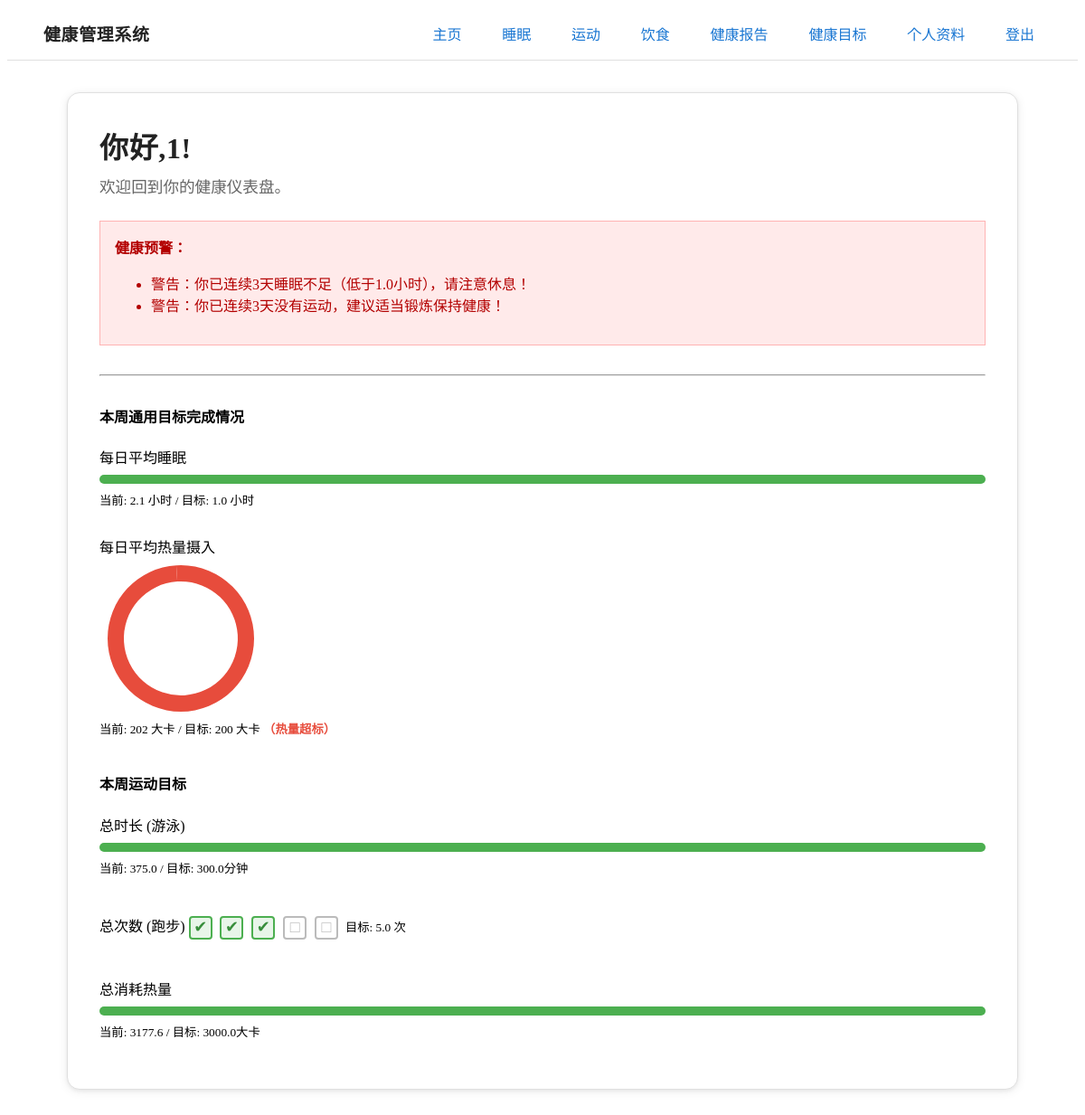
The app's page /index (signed in) with its own data.
### app/models.py (models this page shows, shortened)
class User(UserMixin, db.Model):
    id = db.Column(db.Integer, primary_key=True)
    username = db.Column(db.String(64), index=True, unique=True)
    email = db.Column(db.String(120), index=True, unique=True)
    password_hash = db.Column(db.String(128))
    gender = db.Column(db.String(10), nullable=True)
    age = db.Column(db.Integer, nullable=True)
    height = db.Column(db.Float, nullable=True) # in cm
    weight = db.Column(db.Float, nullable=True) # in kg
    bmi = db.Column(db.Float, nullable=True)
    goal = db.relationship('Goal', backref='user', uselist=False) # One-to-one relationship
    sleep_records = db.relationship('SleepRecord', backref='author', lazy='dynamic')
    exercise_records = db.relationship('ExerciseRecord', backref='author', lazy='dynamic')
    diet_records = db.relationship('DietRecord', backref='author', lazy='dynamic')

class Goal(db.Model):
    id = db.Column(db.Integer, primary_key=True)
    target_sleep_hours = db.Column(db.Float, nullable=True)
    target_calorie_intake = db.Column(db.Integer, nullable=True)
    user_id = db.Column(db.Integer, db.ForeignKey('user.id'))

class ExerciseGoal(db.Model):
    id = db.Column(db.Integer, primary_key=True)
    user_id = db.Column(db.Integer, db.ForeignKey('user.id'), nullable=False)
    goal_type = db.Column(db.String(50), nullable=False) # e.g., 'duration', 'frequency', 'distance'
    target_value = db.Column(db.Float, nullable=False)
    exercise_type = db.Column(db.String(50)) # e.g., '跑步' for a frequency goal
    time_period = db.Column(db.String(20), default='weekly') # 'weekly' or 'monthly'
    user = db.relationship('User', backref=db.backref('exercise_goals', lazy='dynamic'))

### app/routes.py (the view)
@app.route('/')
@app.route('/index')
@login_required
def index():
    user_goal = current_user.goal
    exercise_goals = current_user.exercise_goals.all()
    progress_data = {}
    alert_messages = []  # 新增：用于存放预警信息
    one_week_ago = datetime.utcnow() - timedelta(days=7)
    if user_goal:
        if user_goal.target_sleep_hours:
            sleep_records = current_user.sleep_records.filter(SleepRecord.sleep_time >= one_week_ago).all()
            total_sleep = sum(r.duration for r in sleep_records)
            avg_sleep = total_sleep / 7 if sleep_records else 0
            progress_data['sleep'] = {
                'current': avg_sleep,
                'target': user_goal.target_sleep_hours,
                'progress': (avg_sleep / user_goal.target_sleep_hours) * 100 if user_goal.target_sleep_hours > 0 else 0
            }
        if user_goal.target_calorie_intake:
            diet_records = current_user.diet_records.filter(DietRecord.timestamp >= one_week_ago).all()
            total_calories = sum(r.calories for r in diet_records)
            avg_calories = total_calories / 7 if diet_records else 0
            progress_data['calories'] = {
                'current': avg_calories,
                'target': user_goal.target_calorie_intake,
                'progress': (user_goal.target_calorie_intake / avg_calories) * 100 if avg_calories > 0 else 100
            }
    exercise_progress_list = []
    if exercise_goals:
        exercise_records_this_week = current_user.exercise_records.filter(ExerciseRecord.timestamp >= one_week_ago).all()
        for goal in exercise_goals:
            current_value = 0
            relevant_records = exercise_records_this_week
            if goal.exercise_type:
                relevant_records = [r for r in exercise_records_this_week if r.exercise_type == goal.exercise_type]
            if goal.goal_type == 'duration':
                current_value = sum(r.duration for r in relevant_records)
            elif goal.goal_type == 'frequency':
                current_value = len(relevant_records)
            elif goal.goal_type == 'calories':
                current_value = sum(r.calories_burned for r in relevant_records)
            exercise_progress_list.append({
                'goal': goal,
                'current': current_value,
                'target': goal.target_value,
                'progress': (current_value / goal.target_value) * 100 if goal.target_value > 0 else 0
            })
    from datetime import date
    if user_goal and user_goal.target_sleep_hours:
        today = datetime.utcnow().date()
        last_7_days = [today - timedelta(days=i) for i in range(6, -1, -1)]  # 从7天前到今天
        records = current_user.sleep_records.filter(SleepRecord.sleep_time >= datetime.utcnow() - timedelta(days=8)).all()
        daily_sleep = {d: 0 for d in last_7_days}
        for r in records:
            d = r.sleep_time.date()
            if d in daily_sleep:
                daily_sleep[d] += r.duration
        min_sleep = min(user_goal.target_sleep_hours, 7)  # 以目标和7小时中较小者为阈值
        count = 0
        for d in last_7_days:
            if daily_sleep[d] < min_sleep:
                count += 1
                if count >= 3:
                    alert_messages.append(f"警告：你已连续{count}天睡眠不足（低于{min_sleep}小时），请注意休息！")
                    break
            else:
                count = 0
    exercise_records = current_user.exercise_records.filter(ExerciseRecord.timestamp >= datetime.utcnow() - timedelta(days=8)).all()
    daily_exercise = {d: 0 for d in last_7_days}
    for r in exercise_records:
        d = r.timestamp.date()
        if d in daily_exercise:
            daily_exercise[d] += r.duration or 0
    count = 0
    for d in last_7_days:
        if daily_exercise[d] == 0:
            count += 1
            if count >= 3:
                alert_messages.append(f"警告：你已连续{count}天没有运动，建议适当锻炼保持健康！")
                break
        else:
            count = 0
    return render_template('index.html', title='主页',
                           general_goal=user_goal,
                           general_progress=progress_data,
                           exercise_progress_list=exercise_progress_list,
                           alert_messages=alert_messages)

### app/models.py (called while the page is built)
@login.user_loader
def load_user(id):
    return User.query.get(int(id))

### app/templates/index.html (shortened to what this page needs)
{% extends "base.html" %}
{% block content %}
    <article class="main-card">
        <h2 class="main-title">你好,{{ current_user.username }}!</h2>
        <p class="main-subtitle">欢迎回到你的健康仪表盘。</p>
        {% if alert_messages %}
            <article style="background: #ffeaea; color: #b30000; border: 1px solid #ffb3b3; padding: 1em; margin-bottom: 2em;">
                <strong>健康预警：</strong>
                <ul>
                {% for msg in alert_messages %}
                    <li>{{ msg }}</li>
                {% endfor %}
                </ul>
            </article>
            <hr style="margin-bottom: 2em;">
        {% endif %}
        {% if not general_goal and not exercise_progress_list %}
            <p>你还没有设定任何健康目标。</p>
            <a href="{{ url_for('goals') }}" role="button">点击这里去设定你的第一个目标！</a>
        {% else %}
            {% if general_goal or exercise_progress_list %}
                <div class="grid">
                    {% if general_goal %}
                    <section>
                        <h4>本周通用目标完成情况</h4>
                        {% if general_progress.sleep %}
                        <div style="margin: 12px 0;">
                            <label>每日平均睡眠</label>
                            <div style="background:#eee; border-radius:8px; width:100%; height:10px; overflow:hidden; margin:8px 0;">
                              <div style="background:{{ '#e74c3c' if general_progress.sleep.current < general_progress.sleep.target else '#4caf50' }}; width:{{ general_progress.sleep.progress|int }}%; height:100%; transition:width 0.5s;"></div>
                            </div>
                            <small>
                              当前: {{ "%.1f"|format(general_progress.sleep.current) }} 小时 / 目标: {{ general_progress.sleep.target }} 小时
                            </small>
                        </div>
                        <br>
                        {% endif %}
                        {% if general_progress.calories %}
                        <div>
                            <label for="calorie_donut">每日平均热量摄入</label>
                            <div id="calorie_donut" style="width:180px;height:180px;"></div>
                            <small>当前: {{ "%.0f"|format(general_progress.calories.current) }} 大卡 / 目标: {{ general_progress.calories.target }} 大卡
                            {% if general_progress.calories.current > general_progress.calories.target %}
                                <span style="color:#e74c3c; font-weight:bold;">（热量超标）</span>
                            {% endif %}
                            </small>
                        </div>
                        <br>
                        {% endif %}
                    </section>
                    {% endif %}
                    {% if exercise_progress_list %}
                    <section>
                        <h4>本周运动目标</h4>
                        {% for item in exercise_progress_list %}
                            <div style="margin: 12px 0;">
                                <label>
                                    {{ item.goal.goal_type|replace('duration', '总时长')|replace('frequency', '总次数')|replace('calories', '总消耗热量') }}
                                    {% if item.goal.exercise_type %}({{ item.goal.exercise_type }}){% endif %}
                                </label>
                                {% if item.goal.goal_type == 'duration' or item.goal.goal_type == 'calories' %}
                                <div style="background:#eee; border-radius:8px; width:100%; height:10px; overflow:hidden; margin:8px 0;">
                                  <div style="background:{{ '#e74c3c' if item.current < item.target else '#4caf50' }}; width:{{ item.progress|int }}%; height:100%; transition:width 0.5s;"></div>
                                </div>
                                <small>
                                    当前: {{ "%.1f"|format(item.current) }} / 目标: {{ item.target }}{% if item.goal.goal_type == 'duration' %}分钟{% elif item.goal.goal_type == 'calories' %}大卡{% endif %}
                                </small>
                                {% elif item.goal.goal_type == 'frequency' %}
                                <span style="display:inline-flex;gap:0.3em;vertical-align:middle;">
                                {% for i in range(1, item.target|int + 1) %}
                                    {% if i <= item.current|int %}
                                        <span class="freq-box checked" data-goal-id="{{ item.goal.id }}" data-index="{{ i }}" style="display:inline-block;width:22px;height:22px;border:2px solid #4caf50;border-radius:4px;text-align:center;line-height:20px;font-size:18px;cursor:pointer;background:#e8f5e9;color:#388e3c;">✔</span>
                                    {% else %}
                                        <span class="freq-box" data-goal-id="{{ item.goal.id }}" data-index="{{ i }}" style="display:inline-block;width:22px;height:22px;border:2px solid #bbb;border-radius:4px;text-align:center;line-height:20px;font-size:18px;cursor:pointer;background:#fff;color:#bbb;">□</span>
                                    {% endif %}
                                {% endfor %}
                                </span>
                                <small>目标: {{ item.target }} 次</small>
                                {% endif %}
                            </div>
                            <br>
                        {% endfor %}
                    </section>
                    {% endif %}
                </div>
            {% endif %}
        {% endif %}
    </article>
{% endblock %}
{% block scripts %}
<script>
// 热量摄入圆环图
var hasCalorie = {{ 'true' if general_progress.calories else 'false' }};
if (hasCalorie) {
    var donut = echarts.init(document.getElementById('calorie_donut'));
    var calorieCurrent = {{ general_progress.calories.current|int }};
    var calorieTarget = {{ general_progress.calories.target|int }};
    var color = (calorieCurrent > calorieTarget) ? '#e74c3c' : '#4caf50';
    donut.setOption({
        series: [{
            type: 'pie',
            radius: ['70%', '90%'],
            avoidLabelOverlap: false,
            label: {show: false},
            data: [
                {value: Math.min(calorieCurrent, calorieTarget), name: '已摄入', itemStyle: {color: color}},
                {value: Math.max(0, calorieTarget - calorieCurrent), name: '剩余', itemStyle: {color: '#eee'}},
                {value: Math.max(0, calorieCurrent - calorieTarget), name: '超标', itemStyle: {color: '#e74c3c'}}
            ]
        }]
    });
}
</script>
{% endblock %}

### app/templates/base.html (style rules this page uses)
.main-card { background: #fff; border-radius: 14px; box-shadow: 0 2px 12px rgba(0,0,0,0.07), 0 1.5px 4px rgba(0,0,0,0.06); border: 1px solid #e0e0e0; padding: 2.2rem 2.2rem 1.5rem 2.2rem; margin: 2.2rem auto; max-width: 980px; }
.main-title { font-size: 2rem; font-weight: 700; margin-bottom: 0.7em; margin-top: 0; color: #222; letter-spacing: 0.02em; }
.main-subtitle { font-size: 1.1rem; color: #666; margin-bottom: 1.5em; margin-top: -0.8em; }

### app/templates/index.html (style rules this page uses)
.freq-box, .freq-box.checked { display: inline-block; width: 32px; height: 32px; border: 2.5px solid #bbb; border-radius: 6px; text-align: center; line-height: 30px; font-size: 26px; cursor: pointer; margin-right: 4px; transition: border-color 0.2s, background 0.2s, color 0.2s; }
.freq-box.checked { border-color: #4caf50; background: #e8f5e9; color: #388e3c; }

### records on screen
User: username "1"
Goal: sleep.target "1.0"
ExerciseGoal: goal.goal_type "总时长", goal.exercise_type "游泳", current "375.0", target "300.0", shows "分钟"
ExerciseGoal: goal.goal_type "总次数", goal.exercise_type "跑步", {{ item.goal.id }} 2 (drawn), target "5.0"
ExerciseGoal: goal.goal_type "总消耗热量", current "3177.6", target "3000.0", shows "大卡"

### other values on screen
{{ msg }} "警告：你已连续3天睡眠不足（低于1.0小时），请注意休息！" "警告：你已连续3天没有运动，建议适当锻炼保持健康！"
{{ "%.1f"|format(general_progress.sleep.current) }} "2.1"
{{ "%.0f"|format(general_progress.calories.current) }} "202"
{{ general_progress.calories.target }} "200"
chart data {{ general_progress.calories.target|int }} 200
